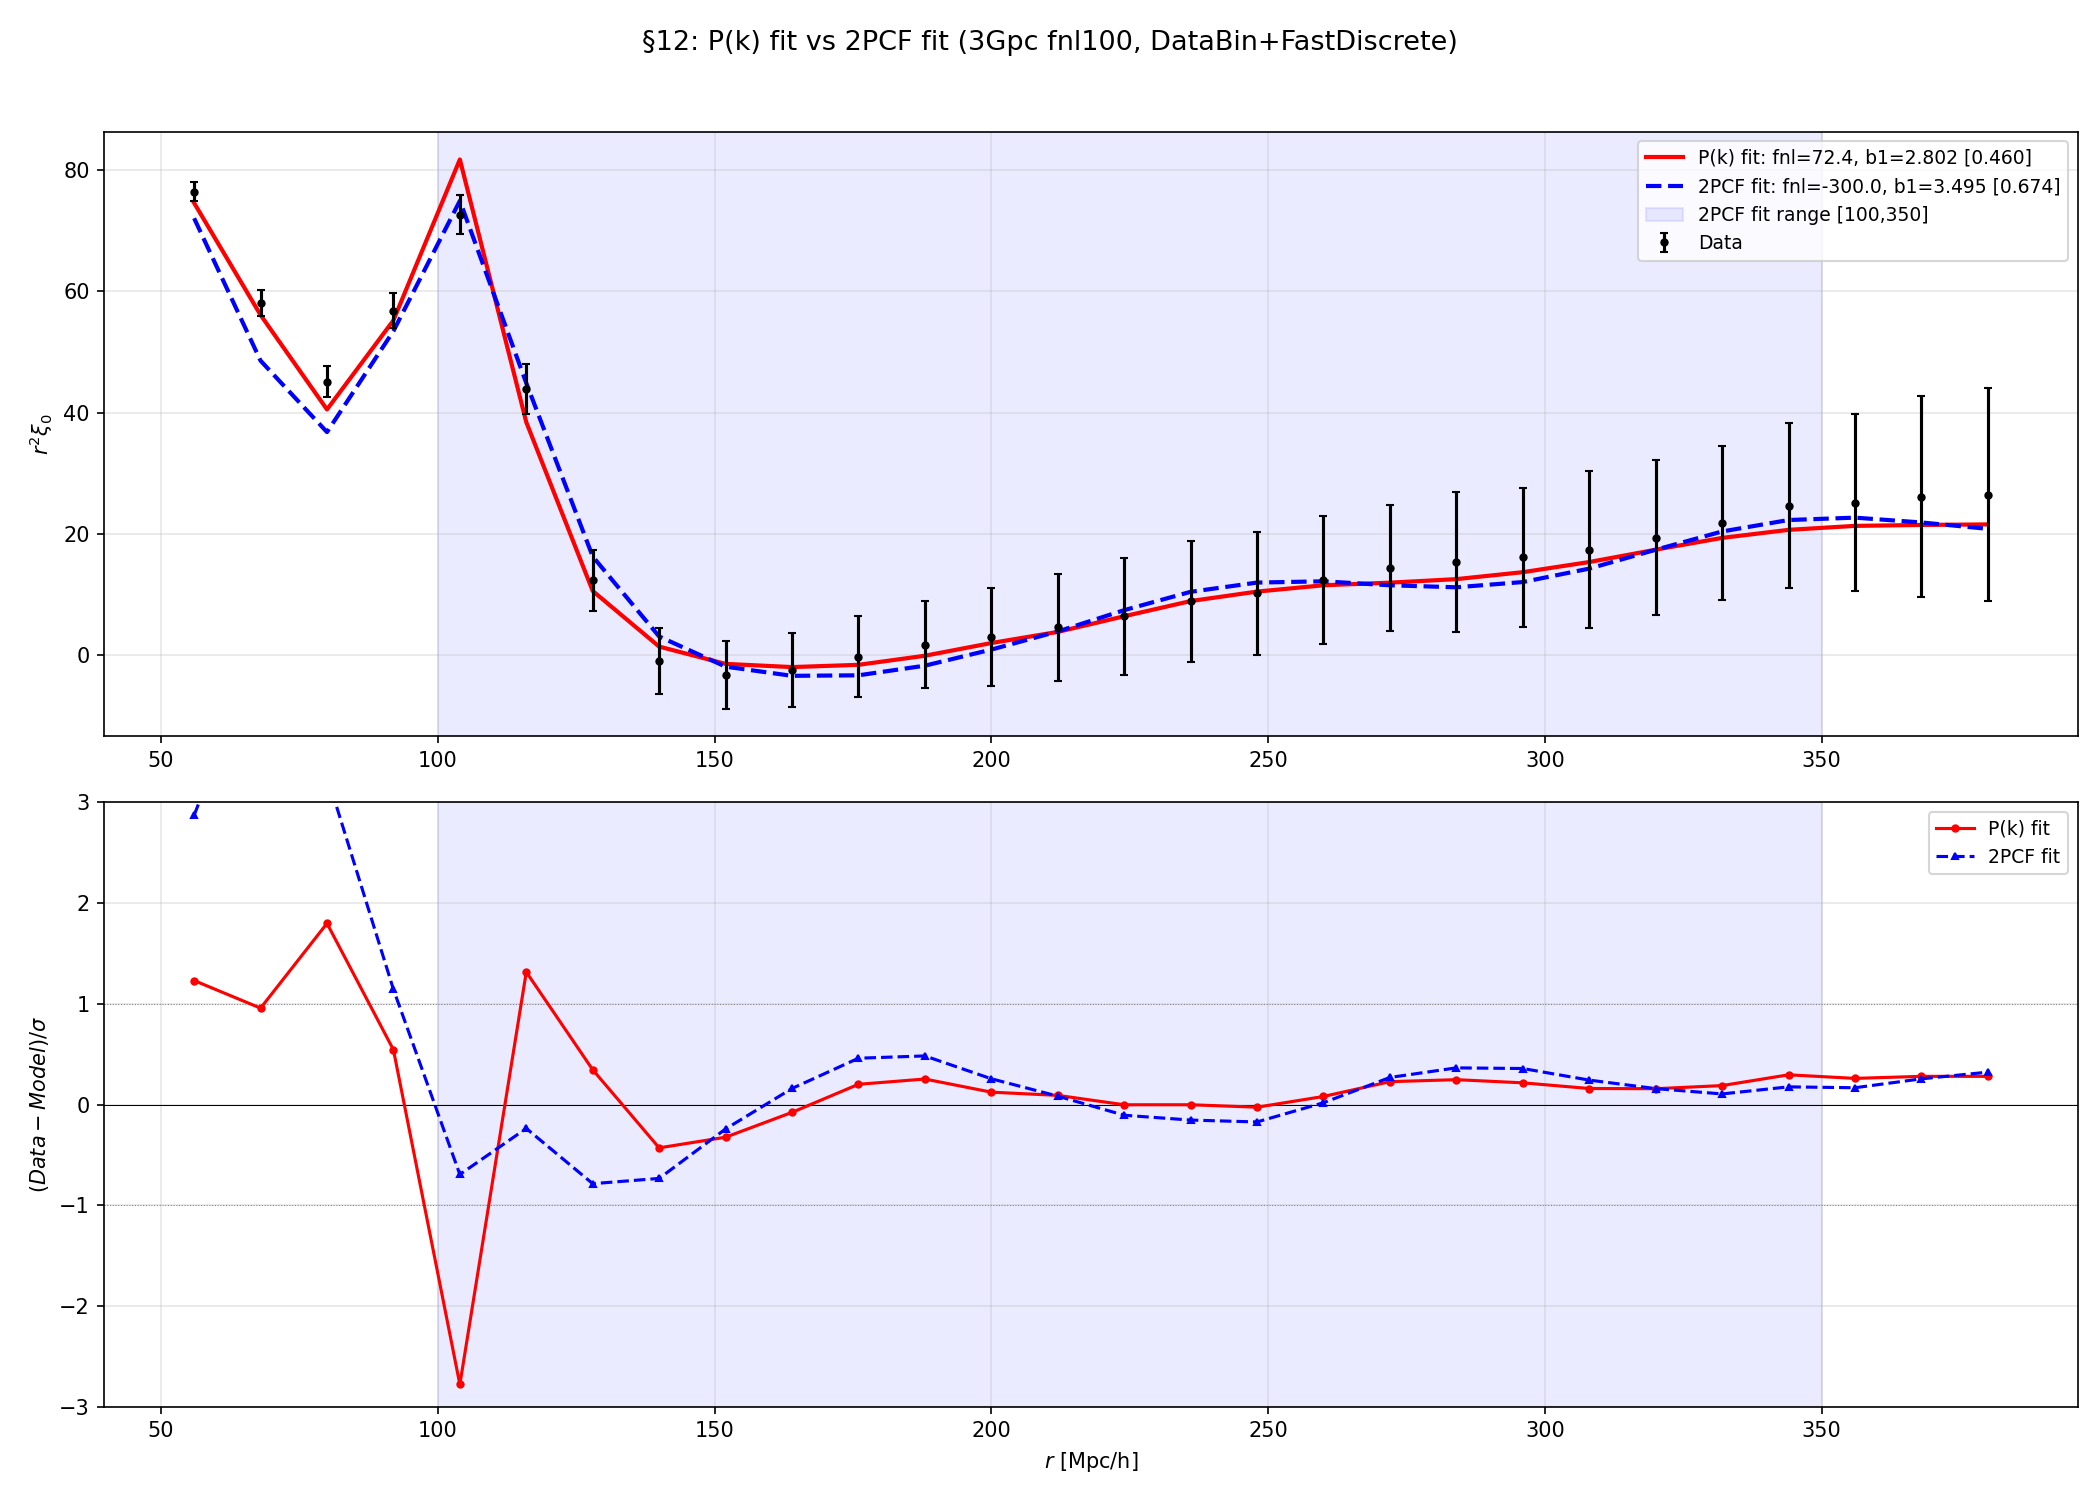

This figure's Python source:
#!/usr/bin/env python3
"""
Mission 9/12: P(k) 拟合 vs 2PCF 拟合 对比
==========================================
任务书 §12：比较从 P(k) best-fit 和从 2PCF best-fit 得到的参数差异。

方法:
1. P(k) 拟合: BinAvgFit（bin-average 口径）→ best-fit params
2. 2PCF 拟合: DataBin+FastDiscrete 建模 → iminuit 最小化 χ²(ξ₀)
   拟合范围: 100-350 Mpc/h
3. 对比两组 best-fit 参数和建模效果

3Gpc fnl100, EZmock covariance
"""
from __future__ import annotations
import os,glob,re,time
import numpy as np
import matplotlib;matplotlib.use("Agg")
import matplotlib.pyplot as plt
from scipy.fft import next_fast_len,rfft,irfft
from iminuit import Minuit
from collections import defaultdict

OUT=os.path.dirname(os.path.abspath(__file__))
L=3000.0;kf=2*np.pi/L;V=L**3;Z=1.0;P_FIX=1.2;KMAX=15.0
N_DP=20

# 2PCF 拟合范围
XI_RMIN=100.0; XI_RMAX=350.0

def rid(f):
    m=re.search(r'N(\d+)',os.path.basename(f));return int(m.group(1)) if m else -1
def load_pk(pat,rmin,rmax,ndp):
    fs=[f for f in sorted(glob.glob(pat),key=rid) if rmin<=rid(f)<=rmax]
    ref=np.loadtxt(fs[0],comments='#')
    v=np.array([np.loadtxt(f,comments='#')[:ndp,5] for f in fs])
    return ref[:ndp,0],ref[:ndp,1],ref[:ndp,2],v,v.mean(0)
def load_pcf(pat,rmin,rmax):
    fs=[f for f in sorted(glob.glob(pat),key=rid) if rmin<=rid(f)<=rmax]
    s=np.loadtxt(fs[0],comments='#')[:,0]
    v=np.array([np.loadtxt(f,comments='#')[:,3] for f in fs])
    return s,v,v.mean(0),v.std(0,ddof=1)
def load_ez(glob_pat,k_target,ndp):
    files=sorted(glob.glob(glob_pat))
    p0_list=[]
    for fp in files:
        try:
            arr=np.loadtxt(fp,comments='#')
            if arr.shape[0]<ndp:continue
            k_in=arr[:ndp,0]
            if np.allclose(k_in,k_target,rtol=0,atol=1e-10):p0_list.append(arr[:ndp,5])
            else:p0_list.append(np.interp(k_target,arr[:,0],arr[:,5]))
        except:pass
    return np.array(p0_list)

def gq_fft(qmax,nmax):
    a=np.zeros(qmax+1,dtype=np.float32);a[0]=1
    sq=np.arange(1,nmax+1,dtype=np.int64)**2;a[sq[sq<=qmax]]=2
    nfft=next_fast_len(3*qmax+1);fa=rfft(a,n=nfft)
    return np.rint(irfft(fa**3,n=nfft)[:qmax+1]).astype(np.int64)

def precompute_rebin(gq,kf,kmax,dk_factor=0.1):
    """k-rebinning 加速缓存"""
    qnz=np.nonzero(gq[1:])[0]+1;kv=kf*np.sqrt(qnz.astype(float));g=gq[qnz].astype(float)
    dk=dk_factor*kf;nb=int(np.ceil(kmax/dk))+1
    bi=np.clip((kv/dk).astype(int),0,nb-1)
    G=np.bincount(bi,weights=g,minlength=nb)
    Gk=np.bincount(bi,weights=g*kv,minlength=nb)
    nz=G>0;return G[nz],Gk[nz]/G[nz]

def fast_xi0(s,G,keff,V,kd,pd):
    """加速离散求和"""
    W=G*np.interp(keff,kd,pd)
    arg=np.outer(keff,s);J=np.ones_like(arg);m=arg!=0;J[m]=np.sin(arg[m])/arg[m]
    return (W@J)/V

def fast_xi0_databin(s,G,keff,V,kd,pd,kmin_b,kmax_b,pk_mean,n_bins):
    """DataBin加速: 低k用数据, 高k用模型"""
    pk_val=np.interp(keff,kd,pd)
    for ib in range(n_bins):
        mask=(keff>=kmin_b[ib])&(keff<kmax_b[ib])
        pk_val[mask]=pk_mean[ib]
    W=G*pk_val
    arg=np.outer(keff,s);J=np.ones_like(arg);m=arg!=0;J[m]=np.sin(arg[m])/arg[m]
    return (W@J)/V

def gq_enumerate(qmax):
    """小 qmax 直接枚举 g_q"""
    nmax=int(np.ceil(np.sqrt(qmax)))+1
    gq=np.zeros(qmax+1,dtype=np.int64)
    for nx in range(-nmax,nmax+1):
        for ny in range(-nmax,nmax+1):
            for nz in range(-nmax,nmax+1):
                if nx==0 and ny==0 and nz==0:continue
                q=nx*nx+ny*ny+nz*nz
                if q<=qmax:gq[q]+=1
    return gq

def build_bin_shells(kf,gq,kmin_b,kmax_b):
    """每个bin内的壳层k和g"""
    q_all=np.nonzero(gq[1:])[0]+1;k_all=kf*np.sqrt(q_all.astype(float));g_all=gq[q_all]
    ks_per_bin=[];gs_per_bin=[]
    for lo,hi in zip(kmin_b,kmax_b):
        m=(k_all>=lo)&(k_all<hi);ks_per_bin.append(k_all[m]);gs_per_bin.append(g_all[m].astype(float))
    return ks_per_bin,gs_per_bin

def met(r2d,r2s,r2m):
    ds=(r2d-r2m)/r2s;return np.nanmean(np.abs(ds)),np.nanmean(ds)

def main():
    T0=time.time()
    print("="*60)
    print("§12: P(k) 拟合 vs 2PCF 拟合")
    print("="*60)

    from cosmoprimo import Cosmology
    from desilike.theories.galaxy_clustering import FixedPowerSpectrumTemplate,PNGTracerPowerSpectrumMultipoles
    from desilike.observables.galaxy_clustering import TracerPowerSpectrumMultipolesObservable
    from desilike.likelihoods import ObservablesGaussianLikelihood
    from desilike.profilers import MinuitProfiler
    from pypower import PowerSpectrumStatistics
    cosmo=Cosmology(h=0.6711,Omega_b=0.049,Omega_cdm=0.3175-0.049,sigma8=0.834,n_s=0.9624,engine='class')

    # 数据
    print("\n[1] 加载数据...")
    kcen,kmin_b,kmax_b,pk_mk,pk_mean=load_pk(
        "/pscratch/sd/l/lzy/3gpc-UNIT-fastpm/pk_masscut/pk_rsd_3gpc_fnl100_N*.dat",2,99,N_DP)
    s,pcf_mocks,xi_m,xi_s=load_pcf(
        "/pscratch/sd/l/lzy/3gpc-UNIT-fastpm/pcf_masscut/pcf_rsd_3gpc_fnl100_N*.dat",2,99)
    r2d=s**2*xi_m;r2s=s**2*xi_s

    # 2PCF covariance (用 pcf mocks)
    xi_cov=np.cov(pcf_mocks,rowvar=False,ddof=1)  # (nr, nr)
    r2_cov=np.outer(s**2,s**2)*xi_cov  # r²ξ 的 covariance

    # 拟合范围 mask
    fit_mask=(s>=XI_RMIN)&(s<=XI_RMAX)
    s_fit=s[fit_mask]
    r2d_fit=r2d[fit_mask]; r2s_fit=r2s[fit_mask]
    r2_cov_fit=r2_cov[np.ix_(fit_mask,fit_mask)]
    r2_cov_fit_inv=np.linalg.inv(r2_cov_fit)
    print(f"  2PCF 拟合范围: r=[{XI_RMIN},{XI_RMAX}], {fit_mask.sum()} 个点")

    # EZmock pk covariance
    print("  加载 EZmock...")
    ez_cov=load_ez("/pscratch/sd/l/lzy/cov_mock/B3000*seed*/PK_EZmock*_RSD.dat",kcen,N_DP)
    print(f"  EZmock: {ez_cov.shape[0]} used")

    # g_q + rebin cache
    print("\n[2] g_q + rebin cache...")
    qmax=int((KMAX/kf)**2);nmax=int(KMAX/kf)
    gq=gq_fft(qmax,nmax)
    G_nz,k_eff=precompute_rebin(gq,kf,KMAX)

    # BinAvgFit 壳层（拟合区间）
    qmax_fit=int(np.floor((kmax_b[-1]/kf)**2))+1
    gq_fit=gq_enumerate(qmax_fit)
    ks_per_bin,gs_per_bin=build_bin_shells(kf,gq_fit,kmin_b,kmax_b)

    # P(k) 密集网格
    kd=np.geomspace(kf*0.5,KMAX*1.1,300000)

    def eval_pk(k_arr,params):
        tmpl=FixedPowerSpectrumTemplate(z=Z,fiducial=cosmo)
        th=PNGTracerPowerSpectrumMultipoles(k=k_arr,template=tmpl,mode='b-p')
        th.init.params['p'].update(fixed=True,value=P_FIX)
        th.init.params['sn0'].update(fixed=True,value=0)
        th.init.params['sigmas'].update(fixed=False,value=0)
        th(**params);return np.array(th.power[0],dtype=float)

    # BinAvgFit 理论对象（在壳层 k 上）
    all_k_fit=np.unique(np.concatenate(ks_per_bin))
    tmpl_fit=FixedPowerSpectrumTemplate(z=Z,fiducial=cosmo)
    th_fit=PNGTracerPowerSpectrumMultipoles(k=all_k_fit,template=tmpl_fit,mode='b-p')
    th_fit.init.params['p'].update(fixed=True,value=P_FIX)
    th_fit.init.params['sn0'].update(fixed=True,value=0)
    th_fit.init.params['sigmas'].update(fixed=False,value=0)

    # P(k) covariance (EZmock)
    pk_cov_mat=np.cov(ez_cov,rowvar=False,ddof=1)
    pk_cov_inv=np.linalg.inv(pk_cov_mat)

    # ============================================================
    # 方法 1: P(k) BinAvgFit
    # ============================================================
    print("\n[3] P(k) BinAvgFit 拟合...")

    def chi2_pk_binavg(fnl_loc,b1,sigmas):
        params=dict(fnl_loc=float(fnl_loc),b1=float(b1),sigmas=float(sigmas),p=P_FIX,sn0=0.0)
        th_fit(**params)
        pk_all=np.interp(all_k_fit,th_fit.k,np.array(th_fit.power[0]))
        pk_map=dict(zip(all_k_fit,pk_all))
        pk_bin=np.zeros(N_DP)
        for i,(ks,gs) in enumerate(zip(ks_per_bin,gs_per_bin)):
            if len(ks)==0:pk_bin[i]=0
            else:
                pv=np.array([pk_map[k] for k in ks])
                pk_bin[i]=np.sum(gs*pv)/np.sum(gs)
        diff=pk_mean-pk_bin
        return float(diff@pk_cov_inv@diff)

    m_pk=Minuit(chi2_pk_binavg,fnl_loc=80,b1=2.8,sigmas=2.0)
    m_pk.errordef=1.0
    m_pk.limits['b1']=(0,None);m_pk.limits['sigmas']=(0,None);m_pk.limits['fnl_loc']=(-300,300)
    m_pk.migrad()
    bf_pk={'fnl_loc':m_pk.values['fnl_loc'],'b1':m_pk.values['b1'],
           'sigmas':m_pk.values['sigmas'],'p':P_FIX,'sn0':0.0}
    print(f"  P(k) best-fit: fnl={bf_pk['fnl_loc']:.2f}, b1={bf_pk['b1']:.4f}, sig={bf_pk['sigmas']:.2f}")
    print(f"  chi2/dof = {m_pk.fmin.fval:.2f}/{N_DP-3} = {m_pk.fmin.fval/(N_DP-3):.3f}")

    # ============================================================
    # 方法 2: 2PCF DataBin+FastDiscrete 拟合
    # ============================================================
    print(f"\n[4] 2PCF 拟合 (r=[{XI_RMIN},{XI_RMAX}])...")

    # 预缓存 P(k) 评估，避免每次创建新 theory 对象
    tmpl_xi=FixedPowerSpectrumTemplate(z=Z,fiducial=cosmo)
    th_xi=PNGTracerPowerSpectrumMultipoles(k=kd,template=tmpl_xi,mode='b-p')
    th_xi.init.params['p'].update(fixed=True,value=P_FIX)
    th_xi.init.params['sn0'].update(fixed=True,value=0)
    th_xi.init.params['sigmas'].update(fixed=False,value=0)

    n_eval=[0]  # 计数

    def chi2_xi(fnl_loc,b1,sigmas):
        params=dict(fnl_loc=float(fnl_loc),b1=float(b1),sigmas=float(sigmas),p=P_FIX,sn0=0.0)
        th_xi(**params)
        pd_cur=np.array(th_xi.power[0],dtype=float)
        # DataBin: 低k用数据，高k用模型
        xi_model=fast_xi0_databin(s,G_nz,k_eff,V,kd,pd_cur,kmin_b,kmax_b,pk_mean,N_DP)
        r2_model=(s**2*xi_model)[fit_mask]
        diff=r2d_fit-r2_model
        chi2_val=float(diff@r2_cov_fit_inv@diff)
        n_eval[0]+=1
        if n_eval[0]%50==0:
            print(f"    eval #{n_eval[0]}: fnl={fnl_loc:.2f}, b1={b1:.4f}, sig={sigmas:.2f}, chi2={chi2_val:.2f}")
        return chi2_val

    m_xi=Minuit(chi2_xi,fnl_loc=bf_pk['fnl_loc'],b1=bf_pk['b1'],sigmas=bf_pk['sigmas'])
    m_xi.errordef=1.0
    m_xi.limits['b1']=(0,None);m_xi.limits['sigmas']=(0,None);m_xi.limits['fnl_loc']=(-300,300)
    m_xi.migrad()
    bf_xi={'fnl_loc':m_xi.values['fnl_loc'],'b1':m_xi.values['b1'],
           'sigmas':m_xi.values['sigmas'],'p':P_FIX,'sn0':0.0}
    print(f"  2PCF best-fit: fnl={bf_xi['fnl_loc']:.2f}, b1={bf_xi['b1']:.4f}, sig={bf_xi['sigmas']:.2f}")
    print(f"  chi2/dof = {m_xi.fmin.fval:.2f}/{fit_mask.sum()-3}")
    print(f"  总 eval 次数: {n_eval[0]}")

    # ============================================================
    # 比较
    # ============================================================
    print(f"\n{'='*60}")
    print("参数对比")
    print(f"{'='*60}")
    print(f"{'参数':<10s} {'P(k) BinAvgFit':>16s} {'2PCF DataBin':>16s} {'差异':>10s}")
    print("-"*56)
    for p in ['fnl_loc','b1','sigmas']:
        d=bf_xi[p]-bf_pk[p]
        print(f"{p:<10s} {bf_pk[p]:>16.4f} {bf_xi[p]:>16.4f} {d:>+10.4f}")

    # 用两组参数分别建模 2PCF
    print("\n[5] 建模对比...")
    pd_pk=eval_pk(kd,bf_pk)
    pd_xi=eval_pk(kd,bf_xi)
    xi_from_pk=fast_xi0_databin(s,G_nz,k_eff,V,kd,pd_pk,kmin_b,kmax_b,pk_mean,N_DP)
    xi_from_xi=fast_xi0_databin(s,G_nz,k_eff,V,kd,pd_xi,kmin_b,kmax_b,pk_mean,N_DP)

    r2_pk=s**2*xi_from_pk; r2_xi=s**2*xi_from_xi
    ma_pk,ms_pk=met(r2d,r2s,r2_pk)
    ma_xi,ms_xi=met(r2d,r2s,r2_xi)
    print(f"  P(k)拟合→2PCF: mean|Δ/σ|={ma_pk:.4f}, mean(Δ/σ)={ms_pk:+.4f}")
    print(f"  2PCF拟合→2PCF: mean|Δ/σ|={ma_xi:.4f}, mean(Δ/σ)={ms_xi:+.4f}")

    # 画图
    fig,(ax1,ax2)=plt.subplots(2,1,figsize=(14,10))
    fig.suptitle("§12: P(k) fit vs 2PCF fit (3Gpc fnl100, DataBin+FastDiscrete)",fontsize=13)

    ax1.errorbar(s,r2d,yerr=r2s,fmt='ko',ms=3,capsize=2,label='Data',zorder=10)
    ax1.plot(s,r2_pk,'r-',lw=2,label=f"P(k) fit: fnl={bf_pk['fnl_loc']:.1f}, b1={bf_pk['b1']:.3f} [{ma_pk:.3f}]")
    ax1.plot(s,r2_xi,'b--',lw=2,label=f"2PCF fit: fnl={bf_xi['fnl_loc']:.1f}, b1={bf_xi['b1']:.3f} [{ma_xi:.3f}]")
    ax1.axvspan(XI_RMIN,XI_RMAX,alpha=0.08,color='blue',label=f'2PCF fit range [{XI_RMIN:.0f},{XI_RMAX:.0f}]')
    ax1.set_ylabel(r'$r^2\xi_0$');ax1.legend(fontsize=9);ax1.grid(alpha=0.3)

    ax2.axhline(0,color='k',lw=0.5)
    ax2.axhline(1,color='gray',ls=':',lw=0.5);ax2.axhline(-1,color='gray',ls=':',lw=0.5)
    ds_pk=(r2d-r2_pk)/r2s; ds_xi=(r2d-r2_xi)/r2s
    ax2.plot(s,ds_pk,'ro-',ms=3,lw=1.5,label='P(k) fit')
    ax2.plot(s,ds_xi,'b^--',ms=3,lw=1.5,label='2PCF fit')
    ax2.axvspan(XI_RMIN,XI_RMAX,alpha=0.08,color='blue')
    ax2.set_xlabel(r'$r$ [Mpc/h]');ax2.set_ylabel(r'$(Data-Model)/\sigma$')
    ax2.set_ylim(-3,3);ax2.legend(fontsize=9);ax2.grid(alpha=0.3)
    plt.tight_layout(rect=[0,0,1,0.96])
    fig.savefig(os.path.join(OUT,"mission9_pk_vs_xi_fit.png"),dpi=150);plt.close()

    # 保存结果
    md=[f"# §12: P(k) vs 2PCF 拟合对比\n\n"]
    md.append(f"| 参数 | P(k) BinAvgFit | 2PCF DataBin | 差异 |\n|---|---|---|---|\n")
    for p in ['fnl_loc','b1','sigmas']:
        md.append(f"| {p} | {bf_pk[p]:.4f} | {bf_xi[p]:.4f} | {bf_xi[p]-bf_pk[p]:+.4f} |\n")
    md.append(f"\n| 指标 | P(k)→2PCF | 2PCF→2PCF |\n|---|---|---|\n")
    md.append(f"| mean\\|Δ/σ\\| | {ma_pk:.4f} | {ma_xi:.4f} |\n")
    md.append(f"| mean(Δ/σ) | {ms_pk:+.4f} | {ms_xi:+.4f} |\n")
    with open(os.path.join(OUT,"mission9_pk_vs_xi_fit.md"),'w') as f:
        f.writelines(md)

    print(f"\n图: mission9_pk_vs_xi_fit.png\n完成! {time.time()-T0:.0f}s")

if __name__=="__main__":
    main()
